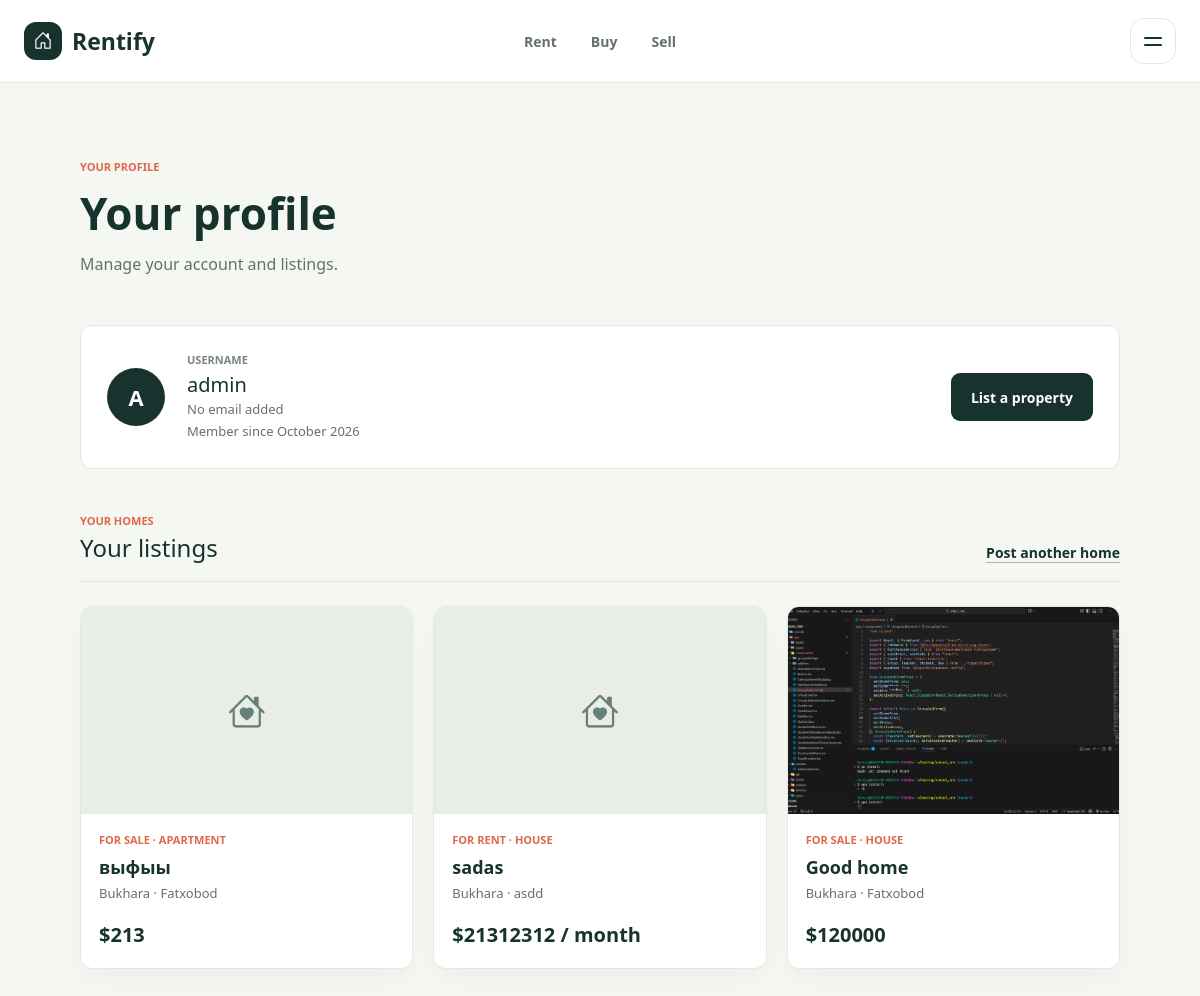
/accounts/profile/ (signed in), run on the app's committed database.
### rentify/models.py (models this page shows, shortened)
class Listing(models.Model):
	class Purpose(models.TextChoices):
		RENT = "rent", "For rent"
		BUY = "buy", "For sale"
	class PropertyType(models.TextChoices):
		APARTMENT = "apartment", "Apartment"
		HOUSE = "house", "House"
		TOWNHOUSE = "townhouse", "Townhouse"
		STUDIO = "studio", "Studio"
	owner = models.ForeignKey(
		settings.AUTH_USER_MODEL,
		on_delete=models.CASCADE,
		related_name="listings",
	)
	purpose = models.CharField(max_length=8, choices=Purpose.choices)
	property_type = models.CharField(max_length=12, choices=PropertyType.choices)
	title = models.CharField(max_length=120)
	description = models.TextField(max_length=3000)
	city = models.CharField(max_length=100, default="Bukhara")
	address = models.CharField(max_length=200)
	price = models.DecimalField(
		max_digits=12,
		decimal_places=2,
		validators=[MinValueValidator(1)],
	)
	bedrooms = models.PositiveSmallIntegerField(default=1)
	bathrooms = models.PositiveSmallIntegerField(default=1)
	area_sqm = models.PositiveIntegerField(validators=[MinValueValidator(1)])
	image = models.FileField(
		upload_to="listings/",
		blank=True,
		validators=[FileExtensionValidator(["jpg", "jpeg", "png", "webp"])],
	)
	created_at = models.DateTimeField(auto_now_add=True)
	is_active = models.BooleanField(default=True)
	class Meta:
		ordering = ("-created_at",)
	@property
	def price_period(self):
		return " / month" if self.purpose == self.Purpose.RENT else ""

### accounts/views.py (the view)
# urls.py: path("profile/", views.profile_view, name="profile"),
@login_required
def profile_view(request):
	return render(
		request,
		"registration/profile.html",
		{"listings": request.user.listings.all()},
	)

### templates/registration/profile.html
{% extends "base.html" %} {% block content %}
<main class="destination-page profile-page">
  <header class="destination-heading">
    <p class="destination-eyebrow">YOUR PROFILE</p>
    <h1>Your profile</h1>
    <p>Manage your account and listings.</p>
  </header>
  <section class="profile-details" aria-labelledby="profile-details-title">
    <div class="profile-avatar" aria-hidden="true">
      {{ user.username|first|upper }}
    </div>
    <div>
      <p class="field-label">USERNAME</p>
      <h2 id="profile-details-title">{{ user.username }}</h2>
      <p class="profile-email">{{ user.email|default:"No email added" }}</p>
      <p class="profile-since">
        Member since {{ user.date_joined|date:"F Y" }}
      </p>
    </div>
    <a class="action-link" href="{% url 'sell' %}">List a property</a>
  </section>
  <section class="profile-listings" aria-labelledby="profile-listings-title">
    <div class="profile-listings-heading">
      <div>
        <p class="destination-eyebrow">YOUR HOMES</p>
        <h2 id="profile-listings-title">Your listings</h2>
      </div>
      <a class="text-link" href="{% url 'sell' %}">Post another home</a>
    </div>
    {% if listings %}
    <div class="listing-grid">
      {% for listing in listings %}
      <article class="listing-card">
        {% if listing.image %}
        <img
          class="listing-photo"
          src="{{ listing.image.url }}"
          alt="{{ listing.title }}"
        />
        {% else %}
        <div class="listing-photo listing-photo-placeholder" aria-hidden="true">
          <i class="bi bi-house-heart"></i>
        </div>
        {% endif %}
        <div class="listing-card-body">
          <p class="listing-type">
            <span>{{ listing.get_purpose_display }}</span>
            <span>·</span>
            <span>{{ listing.get_property_type_display }}</span>
          </p>
          <h3>{{ listing.title }}</h3>
          <p class="listing-address">
            {{ listing.city }} · {{ listing.address }}
          </p>
          <p class="listing-price">
            ${{ listing.price|floatformat:0 }}{{ listing.price_period }}
          </p>
        </div>
      </article>
      {% endfor %}
    </div>
    {% else %}
    <p class="profile-empty">You haven't posted a home yet.</p>
    {% endif %}
  </section>
</main>
{% endblock content %}

### static/css/style.css (style rules this page uses)
:root { --ink: #18332d; --muted: #64716b; --paper: #f5f7f2; --line: #e2e8e1; --accent: #df684b; }
body { margin: 0; color: var(--ink); background: var(--paper); font-family: "Aptos", "Segoe UI", sans-serif; }
main, .destination-page, .auth-page, .profile-details, .sell-intro, .sell-steps article, .browse-results { animation: pageFadeIn 700ms cubic-bezier(0.2, 0.8, 0.2, 1) both; }
a, button, input, select { transition: transform 180ms ease, box-shadow 180ms ease, border-color 180ms ease, background 180ms ease, color 180ms ease; }
.drawer-avatar, .profile-avatar { display: grid; width: 44px; height: 44px; flex: 0 0 auto; place-items: center; border-radius: 50%; color: white; background: var(--ink); font-size: 17px; font-weight: 700; }
.destination-page { width: min(calc(100% - 48px), 1040px); min-height: calc(100vh - 82px); margin: 0 auto; padding: 76px 0 96px; }
.destination-heading { max-width: 680px; margin-bottom: 48px; }
.destination-eyebrow { margin: 0 0 13px; color: var(--accent); font-size: 11px; font-weight: 750; }
.destination-heading h1, .sell-intro h1, .auth-panel h1 { margin: 0; color: var(--ink); font-size: 44px; font-weight: 750; line-height: 1.12; }
.destination-heading > p:last-child, .sell-intro > p:not(.destination-eyebrow), .auth-intro { margin: 14px 0 0; color: var(--muted); font-size: 16px; line-height: 1.6; }
.text-link { color: var(--ink); font-size: 14px; font-weight: 700; text-decoration-color: #aab6af; text-underline-offset: 4px; }
.action-link { display: inline-flex; min-height: 48px; align-items: center; justify-content: center; padding: 0 20px; border: 0; border-radius: 9px; color: white; background: var(--ink); font: inherit; font-size: 14px; font-weight: 700; text-decoration: none; cursor: pointer; }
.profile-details { display: flex; align-items: center; gap: 22px; padding: 26px; border: 1px solid var(--line); border-radius: 12px; background: white; }
.profile-avatar { width: 58px; height: 58px; font-size: 22px; }
.profile-details .field-label { margin: 0 0 4px; }
.profile-details h2 { margin: 0; font-size: 20px; }
.profile-email, .profile-since { margin: 3px 0 0; color: var(--muted); font-size: 13px; }
.profile-details .action-link { margin-left: auto; }
.field-label { color: #7a8580; font-size: 11px; font-weight: 650; }
.listing-grid { display: grid; grid-template-columns: repeat(3, minmax(0, 1fr)); gap: 20px; padding-top: 24px; }
.listing-card { overflow: hidden; min-width: 0; border: 1px solid var(--line); border-radius: 12px; background: #fff; box-shadow: 0 12px 26px rgba(24, 51, 45, 0.03); }
.listing-photo { display: block; width: 100%; aspect-ratio: 16 / 10; object-fit: cover; background: #e8eee7; }
.listing-photo-placeholder { display: grid; place-items: center; color: #698078; font-size: 38px; }
.listing-card-body { padding: 18px; }
.listing-type { margin: 0 0 8px; color: var(--accent); font-size: 11px; font-weight: 750; text-transform: uppercase; }
.listing-card h2, .listing-card h3 { overflow-wrap: anywhere; margin: 0; color: var(--ink); font-size: 18px; font-weight: 700; }
.listing-address { margin: 6px 0 0; color: var(--muted); font-size: 13px; }
.listing-price { margin: 16px 0 0; color: var(--ink); font-size: 20px; font-weight: 750; }
.profile-listings { margin-top: 44px; }
.profile-listings-heading { display: flex; justify-content: space-between; align-items: end; gap: 20px; padding-bottom: 18px; border-bottom: 1px solid var(--line); }
.profile-listings-heading .destination-eyebrow { margin-bottom: 5px; }
.profile-listings-heading h2 { margin: 0; font-size: 24px; }

### data on the page
Listing: purpose "FOR SALE", property_type "APARTMENT", title "выфыы", city "Bukhara", address "Fatxobod", price "213"
Listing: purpose "FOR RENT", property_type "HOUSE", title "sadas", city "Bukhara", address "asdd", price "21312312", price_period "/ month"
Listing: image (picture), purpose "FOR SALE", property_type "HOUSE", title "Good home", city "Bukhara", address "Fatxobod", price "120000"

### other printed values
{{ user.username|first|upper }} "A"
{{ user.username }} "admin"
{{ user.email|default:"No email added" }} "No email added"
{{ user.date_joined|date:"F Y" }} "October 2026"
